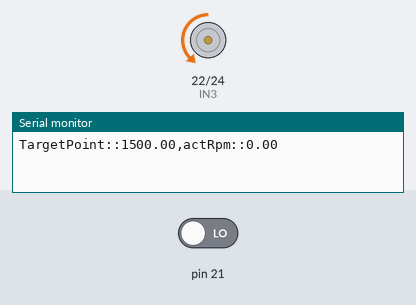
The sketch below on a simulated Arduino Mega 2560, built with avr-gcc and run on an emulated ATmega2560. Parts: motor-driver pin pairs drawn as motors (green arrow = first pin HIGH = forward, orange = second pin HIGH = backward, longer = more drive, scaled by the enable pin), the last lines printed to the serial monitor. The inputs (shaded band) are chosen by the test bench; at power-on: pin 21 LOW.

Above: at 0.05 s.
At 0.7 s:
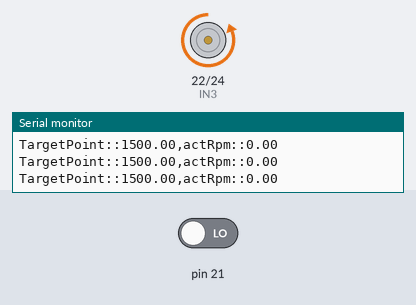
Timing chart, 0 to 2.2 s (numbered marks = the images above):
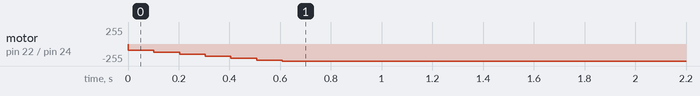

The sketch:

rpmcontrol_static_library.ino
```cpp
#include <PID_v1.h>

//https://playground.arduino.cc/Code/PIDLibraryAdaptiveTuningsExample/
//https://playground.arduino.cc/Code/PIDLibaryBasicExample/

#define IN3  22
#define IN4  24
#define ENB  7
#define MAXPWM 255
#define MINRPM 0
#define MAXRPM 5000

volatile long pulseNum = 0;

uint32_t timer;
int loopDelay = 100;
int idx = 0;

//double Kp = 0.055, Ki = 0.12, Kd = 0.0015; //2,3
double Kp = 0.04, Ki = 0.2, Kd = 0.001; //4

double TargetPoint = 1500;

void encoderISR()
{
  pulseNum++;
}


void plot(String label, double value, bool last)
{
  Serial.print(label);

  if (label != "")
  {
    Serial.print(":");
  }
  Serial.print(value);

  if (last == false)
  {
    Serial.print(",");
  }
  else
  {
    Serial.println();
  }
}
class CodedMotor
{
  private:
    int IN_1;
    int IN_2;
    int EN;

    double mKp, mKi, mKd;


    enum motorMode {CW, CCW, STOP};
    motorMode mM;

    double Setpoint, Input, Output;
    PID myPID = PID(&Input, &Output, &Setpoint, Kp, Ki, Kd, DIRECT);

  public:

    CodedMotor(int in1, int in2, int en, double kp, double ki, double kd) //构造函数
    {
      IN_1 = in1;
      IN_2 = in2;
      EN = en;
      mKp = kp;
      mKi = ki;
      mKd = kd;

      //stop motor first
      digitalWrite(IN_1, LOW);
      digitalWrite(IN_2, LOW);
      mM = STOP;
      analogWrite(EN, 0);
      myPID.SetMode(AUTOMATIC);


    };

    void stop()  //停止电机
    {
      if (mM == STOP)
      {
        return;
      }

      digitalWrite(IN_1, LOW);
      digitalWrite(IN_2, LOW);
      mM = STOP;
      analogWrite(EN, 0);
      return;
    }

    outPutCW(double targetPoint, double inputPoint)
    {
      if (targetPoint < MINRPM)
      {
        stop();
        return;
      }
      else if (mM != CW)
      {
        mM = CW;
        digitalWrite(IN_1, LOW);
        digitalWrite(IN_2, HIGH);
      }

      if (targetPoint > MAXRPM)
      {
        targetPoint = MAXRPM;
      }

      Setpoint = targetPoint;
      Input = inputPoint;

      myPID.Compute();

      if (Output > MAXPWM)
      {
        Output = MAXPWM;
      }

      analogWrite(EN, Output);

    }

    outPutCCW(double targetPoint, double inputPoint)
    {
      if (targetPoint < MINRPM)
      {
        stop();
        return;
      }
      else if (mM != CCW)
      {
        mM = CCW;
        digitalWrite(IN_1, HIGH);
        digitalWrite(IN_2, LOW);
      }

      if (targetPoint > MAXRPM)
      {
        targetPoint = MAXRPM;
      }

      Setpoint = targetPoint;
      Input = inputPoint;

      myPID.Compute();


      if (Output > MAXPWM)
      {
        Output = MAXPWM;
      }

      analogWrite(EN, Output);

    }

    motorMode getMode()
    {
      return mM;
    }
};

CodedMotor cm1 = CodedMotor(IN3, IN4, ENB, Kp, Ki, Kd);

void setup() {


  Serial.begin(9600);
  //设置引脚模式
  pinMode(IN3, OUTPUT);
  pinMode(IN4, OUTPUT);
  pinMode(ENB, OUTPUT);
  pinMode(2, INPUT);

  attachInterrupt(digitalPinToInterrupt(21), encoderISR, CHANGE);

  timer = 0;

}

void loop() {

  uint32_t now = micros();

  //获取电机编码器的计数, 得到转速
  noInterrupts();
  if (timer == 0)
  {
    //for the first time
    timer = now;
    pulseNum = 0;
    interrupts();
    return;
  }

  uint32_t dT = now - timer;

  double actRpm = pulseNum * 2727272.73/ dT;
  pulseNum = 0;
  timer = now;
  interrupts();

  cm1.outPutCW(TargetPoint, actRpm);

  plot("TargetPoint:", TargetPoint, false);
  plot("actRpm:", actRpm, true);


  delay(loopDelay);
}
```

Measured:
- by itself, motor on pin 22 (IN3) / pin 24 (IN4): moves from stopped to backward 255/255 over 0.61 s
